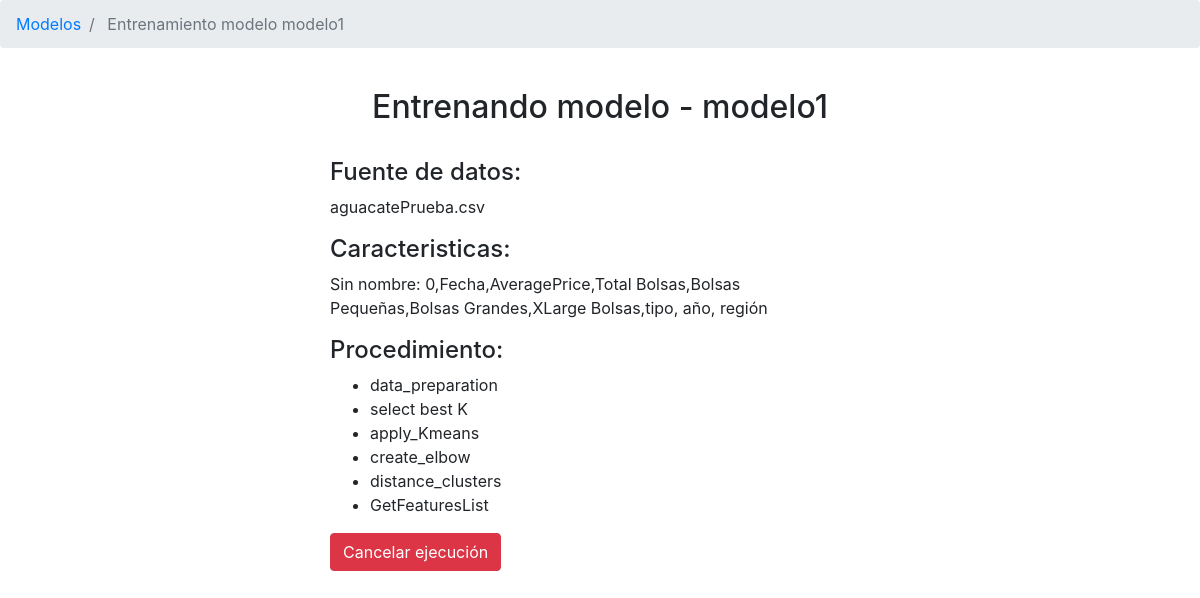
The app's page /train/11/ with its own data.
### AppCDV/models.py (models this page shows, shortened)
class ModelosClustering(models.Model):
    id_modelo = models.AutoField(primary_key=True)
    nombre_modelo = models.CharField(max_length=50, null=False, blank=False)
    algoritmo = models.CharField(default='K-means', max_length=50, null=False, blank=False)
    fecha_creacion = models.DateTimeField(default=timezone.now)
    estado = models.IntegerField(default=0, blank=True, null=True)
    autor = models.CharField(max_length=100, null=False, blank=False)
    nombre_archivo = models.CharField(default='', max_length=100, null=False, blank=False)
    caracteristicas = models.TextField(default='', null=False, blank=False)

### AppCDV/views.py (the view)
# urls.py: path('train/<id_modelo>/', Train, name='entrenar_modelos'),
def Train(request,id_modelo):
    print("Train id_modelo ",str(id_modelo))
    modelo = ModelosClustering.objects.get(id_modelo=id_modelo)
    return render(request, 'TrainModel.html', {'modelo':modelo, 'estado':1} )

### AppCDV/templates/TrainModel.html (shortened to what this page needs)
{% extends 'base.html' %} {% load static%}
{% block content %}
<div>
  <nav aria-label="breadcrumb">
    <ol class="breadcrumb">
      <li class="breadcrumb-item">
        <a href="{% url 'listar_modelos' %}">Modelos</a>
      </li>
      <li class="breadcrumb-item active" aria-current="page">
        Entrenamiento modelo {{ modelo.nombre_modelo }}
      </li>
    </ol>
  </nav>
</div>
<section>
  <div class="container">
    <div class="row">
      <div class="col-3"></div>
      <div class="col-6">
        <div class="row">
          <div class="mt-4 mb-4 col-12">
            <h2 class="text-center">Entrenando modelo - {{ modelo.nombre_modelo }}</h2>
          </div>
        </div>
        <div class="row">
          <div class="col-12">
            <form method="post">
              <h4>Fuente de datos:</h4> <p> {{ modelo.nombre_archivo }} </p>
              <h4> Caracteristicas: </h4> <p>  {{ modelo.caracteristicas }} </p>
              <h4>Procedimiento:</h4>
              <ul>
                <li>data_preparation</li>
                <li>select best K</li>
                <li>apply_Kmeans</li>
                <li>create_elbow</li>
                <li>distance_clusters</li>
                <li>GetFeaturesList</li>
              </ul>
              <div class="row">
                <div class="col-6">
                  <a
                    class="btn btn-danger"
                    href="{% url 'eliminar_modelosR'  modelo.id_modelo %} "
                    >Cancelar ejecución</a
                  >
                </div>
                <div class="col-6">
                </div>
              </div>
            </form>
          </div>
        </div>
      </div>
      <div class="col-3"></div>
    </div>
  </div>
</section>
{% endblock %}

### records on screen
ModelosClustering: nombre_modelo "modelo1", nombre_archivo "aguacatePrueba.csv", caracteristicas "Sin nombre: 0,Fecha,AveragePrice,Total Bolsas,Bolsas Pequeñas,Bolsas Grandes,XLarge Bolsas,tipo, año, región"
